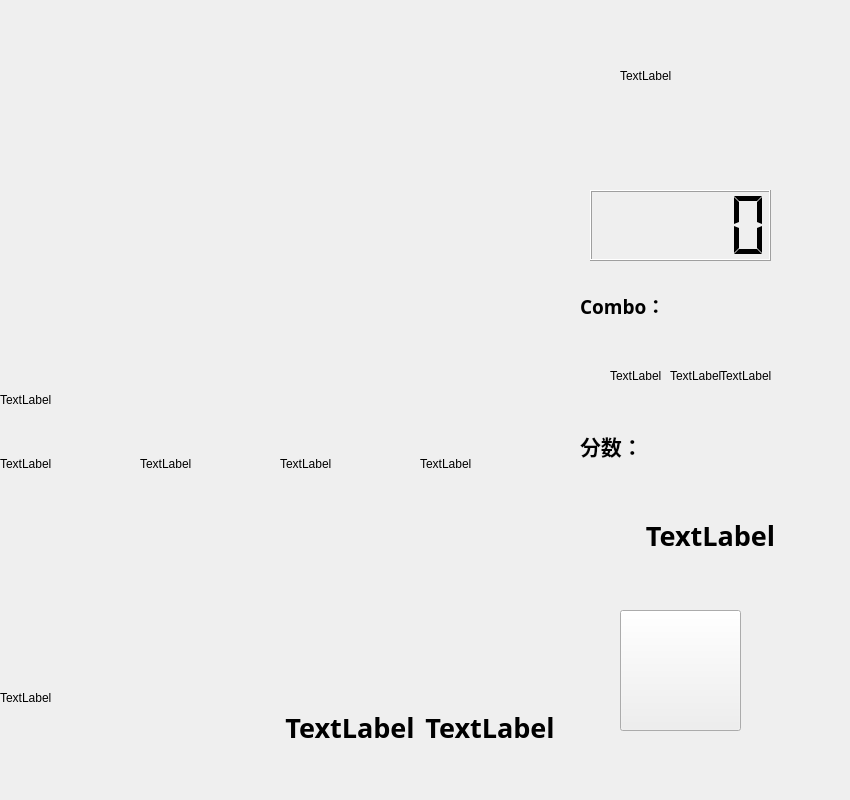
<?xml version="1.0" encoding="UTF-8"?>
<ui version="4.0">
 <class>MyMusic</class>
 <widget class="QWidget" name="MyMusic">
  <property name="geometry">
   <rect>
    <x>0</x>
    <y>0</y>
    <width>850</width>
    <height>800</height>
   </rect>
  </property>
  <property name="windowTitle">
   <string>Form</string>
  </property>
  <widget class="QStackedWidget" name="stackedWidget">
   <property name="geometry">
    <rect>
     <x>0</x>
     <y>0</y>
     <width>850</width>
     <height>800</height>
    </rect>
   </property>
   <widget class="QWidget" name="page">
    <widget class="QLabel" name="perfect_lable">
     <property name="geometry">
      <rect>
       <x>610</x>
       <y>490</y>
       <width>201</width>
       <height>91</height>
      </rect>
     </property>
     <property name="font">
      <font>
       <family>Arial Black</family>
       <pointsize>20</pointsize>
       <weight>75</weight>
       <bold>true</bold>
      </font>
     </property>
     <property name="text">
      <string>TextLabel</string>
     </property>
     <property name="alignment">
      <set>Qt::AlignCenter</set>
     </property>
    </widget>
    <widget class="QLCDNumber" name="lcdNumber">
     <property name="geometry">
      <rect>
       <x>590</x>
       <y>190</y>
       <width>181</width>
       <height>71</height>
      </rect>
     </property>
     <property name="segmentStyle">
      <enum>QLCDNumber::Flat</enum>
     </property>
    </widget>
    <widget class="QLabel" name="main_back">
     <property name="geometry">
      <rect>
       <x>0</x>
       <y>0</y>
       <width>560</width>
       <height>800</height>
      </rect>
     </property>
     <property name="text">
      <string>TextLabel</string>
     </property>
    </widget>
    <widget class="QLabel" name="bar_label">
     <property name="geometry">
      <rect>
       <x>0</x>
       <y>484</y>
       <width>560</width>
       <height>190</height>
      </rect>
     </property>
     <property name="text">
      <string/>
     </property>
    </widget>
    <widget class="QLabel" name="left_gif">
     <property name="geometry">
      <rect>
       <x>0</x>
       <y>429</y>
       <width>140</width>
       <height>70</height>
      </rect>
     </property>
     <property name="text">
      <string>TextLabel</string>
     </property>
    </widget>
    <widget class="QLabel" name="up_gif">
     <property name="geometry">
      <rect>
       <x>140</x>
       <y>429</y>
       <width>140</width>
       <height>70</height>
      </rect>
     </property>
     <property name="text">
      <string>TextLabel</string>
     </property>
    </widget>
    <widget class="QLabel" name="down_gif">
     <property name="geometry">
      <rect>
       <x>280</x>
       <y>429</y>
       <width>140</width>
       <height>70</height>
      </rect>
     </property>
     <property name="text">
      <string>TextLabel</string>
     </property>
    </widget>
    <widget class="QLabel" name="right_gif">
     <property name="geometry">
      <rect>
       <x>420</x>
       <y>429</y>
       <width>140</width>
       <height>70</height>
      </rect>
     </property>
     <property name="text">
      <string>TextLabel</string>
     </property>
    </widget>
    <widget class="QLabel" name="down_cover">
     <property name="geometry">
      <rect>
       <x>0</x>
       <y>575</y>
       <width>560</width>
       <height>245</height>
      </rect>
     </property>
     <property name="text">
      <string>TextLabel</string>
     </property>
    </widget>
    <widget class="QLabel" name="up_dis">
     <property name="geometry">
      <rect>
       <x>152</x>
       <y>576</y>
       <width>120</width>
       <height>120</height>
      </rect>
     </property>
     <property name="text">
      <string/>
     </property>
    </widget>
    <widget class="QLabel" name="left_dis">
     <property name="geometry">
      <rect>
       <x>16</x>
       <y>576</y>
       <width>120</width>
       <height>120</height>
      </rect>
     </property>
     <property name="text">
      <string/>
     </property>
    </widget>
    <widget class="QLabel" name="down_dis">
     <property name="geometry">
      <rect>
       <x>288</x>
       <y>576</y>
       <width>120</width>
       <height>120</height>
      </rect>
     </property>
     <property name="text">
      <string/>
     </property>
    </widget>
    <widget class="QLabel" name="right_dis">
     <property name="geometry">
      <rect>
       <x>424</x>
       <y>576</y>
       <width>120</width>
       <height>120</height>
      </rect>
     </property>
     <property name="text">
      <string/>
     </property>
    </widget>
    <widget class="QPushButton" name="stop_button">
     <property name="geometry">
      <rect>
       <x>620</x>
       <y>610</y>
       <width>121</width>
       <height>121</height>
      </rect>
     </property>
     <property name="text">
      <string/>
     </property>
    </widget>
    <widget class="QLabel" name="pattern_label">
     <property name="geometry">
      <rect>
       <x>620</x>
       <y>20</y>
       <width>121</width>
       <height>111</height>
      </rect>
     </property>
     <property name="text">
      <string>TextLabel</string>
     </property>
    </widget>
    <widget class="QLabel" name="combo_image">
     <property name="geometry">
      <rect>
       <x>580</x>
       <y>280</y>
       <width>161</width>
       <height>51</height>
      </rect>
     </property>
     <property name="font">
      <font>
       <family>Arial Black</family>
       <pointsize>14</pointsize>
       <weight>75</weight>
       <bold>true</bold>
      </font>
     </property>
     <property name="text">
      <string>Combo：</string>
     </property>
    </widget>
    <widget class="QLabel" name="combo_left">
     <property name="geometry">
      <rect>
       <x>670</x>
       <y>350</y>
       <width>51</width>
       <height>51</height>
      </rect>
     </property>
     <property name="text">
      <string>TextLabel</string>
     </property>
    </widget>
    <widget class="QLabel" name="combo_right">
     <property name="geometry">
      <rect>
       <x>720</x>
       <y>350</y>
       <width>51</width>
       <height>51</height>
      </rect>
     </property>
     <property name="text">
      <string>TextLabel</string>
     </property>
    </widget>
    <widget class="QLabel" name="cheng_label">
     <property name="geometry">
      <rect>
       <x>610</x>
       <y>350</y>
       <width>51</width>
       <height>51</height>
      </rect>
     </property>
     <property name="text">
      <string>TextLabel</string>
     </property>
    </widget>
    <widget class="QLabel" name="lianji_image">
     <property name="geometry">
      <rect>
       <x>580</x>
       <y>420</y>
       <width>181</width>
       <height>51</height>
      </rect>
     </property>
     <property name="font">
      <font>
       <family>Arial Black</family>
       <pointsize>16</pointsize>
       <weight>75</weight>
       <bold>true</bold>
      </font>
     </property>
     <property name="text">
      <string>分数：</string>
     </property>
    </widget>
   </widget>
   <widget class="QWidget" name="page_2"/>
  </widget>
  <widget class="QLabel" name="check_label_right">
   <property name="geometry">
    <rect>
     <x>420</x>
     <y>637</y>
     <width>140</width>
     <height>180</height>
    </rect>
   </property>
   <property name="font">
    <font>
     <family>Arial Black</family>
     <pointsize>20</pointsize>
     <weight>75</weight>
     <bold>true</bold>
    </font>
   </property>
   <property name="text">
    <string>TextLabel</string>
   </property>
   <property name="alignment">
    <set>Qt::AlignCenter</set>
   </property>
  </widget>
  <widget class="QLabel" name="check_label_left">
   <property name="geometry">
    <rect>
     <x>0</x>
     <y>637</y>
     <width>140</width>
     <height>180</height>
    </rect>
   </property>
   <property name="font">
    <font>
     <family>Arial Black</family>
     <pointsize>20</pointsize>
     <weight>75</weight>
     <bold>true</bold>
    </font>
   </property>
   <property name="text">
    <string/>
   </property>
   <property name="alignment">
    <set>Qt::AlignCenter</set>
   </property>
  </widget>
  <widget class="QLabel" name="check_label_up">
   <property name="geometry">
    <rect>
     <x>140</x>
     <y>637</y>
     <width>140</width>
     <height>180</height>
    </rect>
   </property>
   <property name="font">
    <font>
     <family>Arial Black</family>
     <pointsize>20</pointsize>
     <weight>75</weight>
     <bold>true</bold>
    </font>
   </property>
   <property name="text">
    <string/>
   </property>
   <property name="alignment">
    <set>Qt::AlignCenter</set>
   </property>
  </widget>
  <widget class="QLabel" name="check_label_down">
   <property name="geometry">
    <rect>
     <x>280</x>
     <y>637</y>
     <width>140</width>
     <height>180</height>
    </rect>
   </property>
   <property name="font">
    <font>
     <family>Arial Black</family>
     <pointsize>20</pointsize>
     <weight>75</weight>
     <bold>true</bold>
    </font>
   </property>
   <property name="text">
    <string>TextLabel</string>
   </property>
   <property name="alignment">
    <set>Qt::AlignCenter</set>
   </property>
  </widget>
 </widget>
 <resources/>
 <connections/>
</ui>
